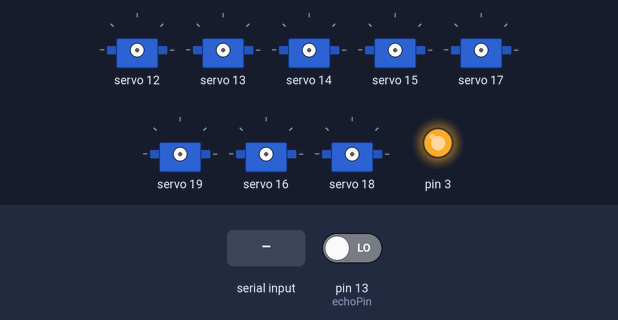
Simulated run of this sketch. Board: Arduino Uno, built with avr-gcc and run on an emulated ATmega328P. Parts: 8 × servo, output pins drawn as LEDs (lit = HIGH). Inputs (shaded band) come from the test bench; at power-on: pin 13 (echoPin) LOW. What the sketch prints to the serial monitor is not drawn.

Above: at 1.2 s.
1.3 s: "0\n" received over Serial
3.6 s: "2\n" received over Serial
Timing chart, 0 to 6.6 s (numbered marks = the images above; inputs shaded):
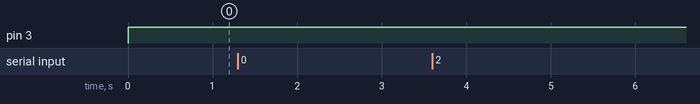

The sketch:

sketchfinal.ino
```cpp
#include <Wire.h>
#include <Adafruit_PWMServoDriver.h>
int start = 0;
int turn = 1;
Adafruit_PWMServoDriver pwm = Adafruit_PWMServoDriver(0x47);
int speeds = 3000;
int echoPin = 13;
int trigPin = 12;
char blu;
int Ultrasonic_Ranging() {
  digitalWrite(trigPin, LOW);
  delayMicroseconds(2);
  digitalWrite(trigPin, HIGH);
  delayMicroseconds(10);
  digitalWrite(trigPin, LOW);
  int distance = pulseIn(echoPin, HIGH);  // reading the duration of high
  // level
  distance = distance / 58;  // Transform pulse time to distance
  delay(50);
  return distance;
}
void advance()  // going forward
{
  pwm.setPWM(0, 0, 4095);
  pwm.setPWM(1, 0, speeds);
  pwm.setPWM(2, 0, 4095);
  pwm.setPWM(3, 0, speeds);
  pwm.setPWM(4, 0, 4095);
  pwm.setPWM(5, 0, speeds);
  pwm.setPWM(6, 0, 4095);
  pwm.setPWM(7, 0, speeds);
}
void turnR() {
  pwm.setPWM(0, 0, 4095);
  pwm.setPWM(1, 0, 4000);
  pwm.setPWM(2, 0, 4095);
  pwm.setPWM(3, 0, 4000);
  pwm.setPWM(4, 0, 0);
  pwm.setPWM(5, 0, 4000);
  pwm.setPWM(6, 0, 0);
  pwm.setPWM(7, 0, 4000);
}
void turnL() {
  pwm.setPWM(0, 0, 0);
  pwm.setPWM(1, 0, 4000);
  pwm.setPWM(2, 0, 0);
  pwm.setPWM(3, 0, 4000);
  pwm.setPWM(4, 0, 4095);
  pwm.setPWM(5, 0, 4000);
  pwm.setPWM(6, 0, 4095);
  pwm.setPWM(7, 0, 4000);
}
void stopp()  //stop
{
  pwm.setPWM(1, 0, 0);
  pwm.setPWM(3, 0, 0);
  pwm.setPWM(5, 0, 0);
  pwm.setPWM(7, 0, 0);
}
void back()  //back
{
  pwm.setPWM(0, 0, 0);
  pwm.setPWM(1, 0, speeds);
  pwm.setPWM(2, 0, 0);
  pwm.setPWM(3, 0, speeds);
  pwm.setPWM(4, 0, 0);
  pwm.setPWM(5, 0, speeds);
  pwm.setPWM(6, 0, 0);
  pwm.setPWM(7, 0, speeds);
}


void setup() {
  Serial.setTimeout(1);
  pinMode(3, OUTPUT);
  Serial.begin(115200);  //set baud rate to 9600
  pwm.begin();
  pwm.setPWMFreq(60);
  stopp();
}
void loop() {
  digitalWrite(3, HIGH);
  start = 0;
  turn = 1;
  int distance = Ultrasonic_Ranging();
  bool can = true;
  // Serial.println(distance);
  // advance(); //go forward for 1s
  if (Serial.available() > 0) {
    // if (distance <= 15) {
    //   // back();
    //   // delay(1000);
    //   stopp();
    //   can = false;
    // }
    // }
    // String in = Serial.readString();
    // println(in);
    String x = Serial.readString();
    turn = x.substring(0, 1).toInt();
    start = x.substring(2).toInt();
    Serial.println(start);
    Serial.println(turn);
    // blu = Serial.read();
    // Serial.println(blu);
    if (start == 1) {
      digitalWrite(3, LOW);
      // if (can == true){
      advance();
      // }

    }

    else if (start == 0) {
      stopp();
    }

    else if (start == 2) {
      back();
    }

    if (turn == 0) {
      turnR();
    } else if (turn == 2) {
      turnL();
    }
    // Serial.println(in);
    // Serial.println(speeds);
  }
}
```
